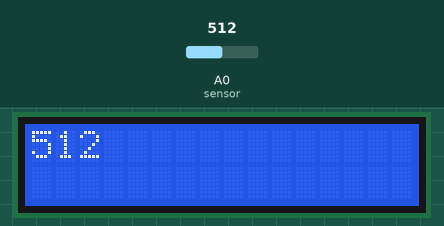
Recording of a sketch running on a simulated Arduino Uno, built with avr-gcc and run on an emulated ATmega328P. Parts: 16×2 character LCD. The inputs (shaded band) are chosen by the test bench; at power-on: A0 (sensor) = 512. What the sketch prints to the serial monitor is not drawn.

Above: at 1.2 s.
1.3 s: A0 (sensor) set to 716
At 2.8 s:
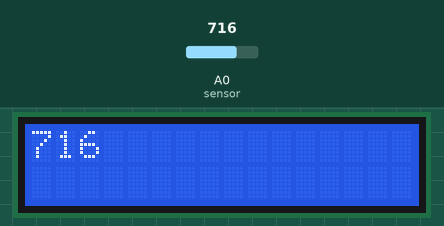
5.4 s: A0 (sensor) set to 900
At 6.8 s:
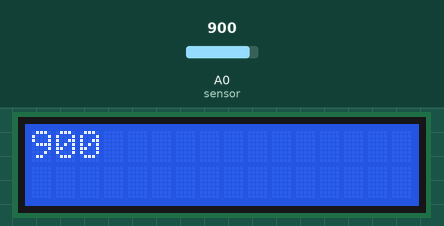
8.5 s: A0 (sensor) set to 1023
At 9.6 s:
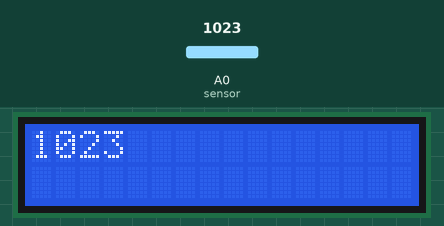
Timing chart, 0 to 11.5 s (numbered marks = the images above; inputs shaded):
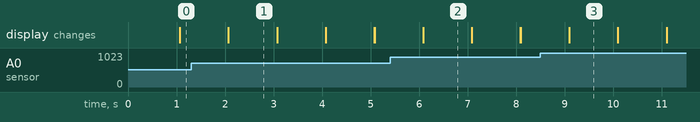

The sketch:

Ex11_Analog_Read_POT.ino
```cpp
int reading;
int sensor=A0;
#include <LiquidCrystal.h>
const int rs = 12, en = 11, d4 = 5, d5 = 4, d6 = 3, d7 = 2;
LiquidCrystal lcd(rs, en, d4, d5, d6, d7);

void setup() {
 Serial.begin(9600);
 lcd.begin(16,2);
}

void loop() {
 reading=analogRead(sensor);
 Serial.println(reading);
 lcd.println(reading);
 delay(1000);
 lcd.clear();

}
```

Measured:
- after the input at 1.3 s, the display: first differs from a run without the input after 0.77 s (image 1)
- after the input at 5.4 s, the display: first differs from a run without the input after 0.68 s (image 2)
- after the input at 8.5 s, the display: first differs from a run without the input after 0.59 s (image 3)
- what the display in image 1 shows lasts 1.0 s, from 2.1 s to 3.1 s
